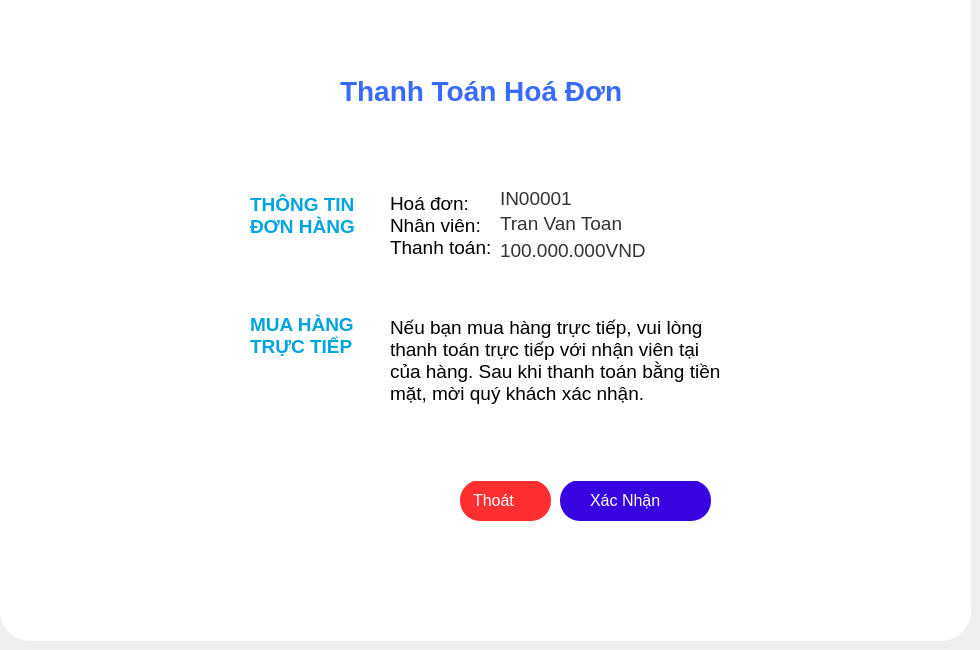
      <widget class="QWidget" name="tab_6">
       <attribute name="title">
        <string>Thanh toán trực tiếp</string>
       </attribute>
       <widget class="QLabel" name="nameLabel_5">
        <property name="geometry">
         <rect>
          <x>290</x>
          <y>90</y>
          <width>81</width>
          <height>21</height>
         </rect>
        </property>
        <property name="font">
         <font>
          <pointsize>11</pointsize>
          <fontweight>DemiBold</fontweight>
         </font>
        </property>
        <property name="styleSheet">
         <string notr="true">color: black;</string>
        </property>
        <property name="text">
         <string/>
        </property>
       </widget>
       <widget class="QWidget" name="widget_24" native="true">
        <property name="geometry">
         <rect>
          <x>0</x>
          <y>0</y>
          <width>971</width>
          <height>641</height>
         </rect>
        </property>
        <property name="styleSheet">
         <string notr="true">background-color: #fff;
border-bottom-left-radius: 30px;
border-bottom-right-radius: 30px;</string>
        </property>
        <widget class="QPushButton" name="cancelBtn_10">
         <property name="geometry">
          <rect>
           <x>460</x>
           <y>480</y>
           <width>91</width>
           <height>41</height>
          </rect>
         </property>
         <property name="font">
          <font>
           <pointsize>12</pointsize>
          </font>
         </property>
         <property name="cursor">
          <cursorShape>PointingHandCursor</cursorShape>
         </property>
         <property name="styleSheet">
          <string notr="true">border-radius: 20px;
background-color:rgb(255, 46, 49);
border:none;
padding-left: 13px;
text-align: left;

color: #fff;</string>
         </property>
         <property name="text">
          <string>Thoát</string>
         </property>
         <property name="icon">
          <iconset resource="resourse.qrc">
           <normaloff>:/new/img/img/cancel.png</normaloff>:/new/img/img/cancel.png</iconset>
         </property>
         <property name="iconSize">
          <size>
           <width>26</width>
           <height>26</height>
          </size>
         </property>
        </widget>
        <widget class="QPushButton" name="addBtn_3">
         <property name="geometry">
          <rect>
           <x>560</x>
           <y>480</y>
           <width>151</width>
           <height>41</height>
          </rect>
         </property>
         <property name="font">
          <font>
           <pointsize>12</pointsize>
          </font>
         </property>
         <property name="cursor">
          <cursorShape>PointingHandCursor</cursorShape>
         </property>
         <property name="styleSheet">
          <string notr="true">border-radius: 20px;
background-color: #f7f7f7;
border:none;
background-color: rgb(55, 3, 225);
text-align: left;
padding-left: 30px;
padding-right: 5px;
color: #fff;</string>
         </property>
         <property name="text">
          <string>Xác Nhận</string>
         </property>
         <property name="icon">
          <iconset resource="resourse.qrc">
           <normaloff>:/new/img/img/confirm.png</normaloff>:/new/img/img/confirm.png</iconset>
         </property>
         <property name="iconSize">
          <size>
           <width>23</width>
           <height>23</height>
          </size>
         </property>
        </widget>
        <widget class="QLabel" name="pricePrdAd_3">
         <property name="geometry">
          <rect>
           <x>340</x>
           <y>70</y>
           <width>301</width>
           <height>41</height>
          </rect>
         </property>
         <property name="font">
          <font>
           <pointsize>21</pointsize>
           <bold>true</bold>
          </font>
         </property>
         <property name="styleSheet">
          <string notr="true">color: #396AFF;</string>
         </property>
         <property name="text">
          <string>Thanh Toán Hoá Đơn</string>
         </property>
        </widget>
        <widget class="QWidget" name="widget_18" native="true">
         <property name="geometry">
          <rect>
           <x>250</x>
           <y>170</y>
           <width>501</width>
           <height>311</height>
          </rect>
         </property>
         <widget class="QLabel" name="label_69">
          <property name="geometry">
           <rect>
            <x>140</x>
            <y>120</y>
            <width>341</width>
            <height>141</height>
           </rect>
          </property>
          <property name="font">
           <font>
            <pointsize>14</pointsize>
            <bold>false</bold>
           </font>
          </property>
          <property name="styleSheet">
           <string notr="true">color: #000;
</string>
          </property>
          <property name="text">
           <string>Nếu bạn mua hàng trực tiếp, vui lòng thanh toán trực tiếp với nhận viên tại của hàng. Sau khi thanh toán bằng tiền mặt, mời quý khách xác nhận.</string>
          </property>
          <property name="wordWrap">
           <bool>true</bool>
          </property>
         </widget>
         <widget class="QLabel" name="label_70">
          <property name="geometry">
           <rect>
            <x>0</x>
            <y>10</y>
            <width>141</width>
            <height>71</height>
           </rect>
          </property>
          <property name="font">
           <font>
            <pointsize>14</pointsize>
            <bold>true</bold>
           </font>
          </property>
          <property name="styleSheet">
           <string notr="true">color: rgb(0, 164, 223);
</string>
          </property>
          <property name="text">
           <string>THÔNG TIN
ĐƠN HÀNG</string>
          </property>
         </widget>
         <widget class="QLabel" name="label_72">
          <property name="geometry">
           <rect>
            <x>0</x>
            <y>130</y>
            <width>141</width>
            <height>71</height>
           </rect>
          </property>
          <property name="font">
           <font>
            <pointsize>14</pointsize>
            <bold>true</bold>
           </font>
          </property>
          <property name="styleSheet">
           <string notr="true">color: rgb(0, 164, 223);
</string>
          </property>
          <property name="text">
           <string>MUA HÀNG
TRỰC TIẾP</string>
          </property>
         </widget>
         <widget class="QLabel" name="idInv">
          <property name="geometry">
           <rect>
            <x>250</x>
            <y>20</y>
            <width>111</width>
            <height>16</height>
           </rect>
          </property>
          <property name="font">
           <font>
            <pointsize>14</pointsize>
           </font>
          </property>
          <property name="styleSheet">
           <string notr="true">color:#333;</string>
          </property>
          <property name="text">
           <string>IN00001</string>
          </property>
         </widget>
         <widget class="QLabel" name="label_75">
          <property name="geometry">
           <rect>
            <x>140</x>
            <y>10</y>
            <width>101</width>
            <height>91</height>
           </rect>
          </property>
          <property name="font">
           <font>
            <pointsize>14</pointsize>
            <bold>false</bold>
           </font>
          </property>
          <property name="styleSheet">
           <string notr="true">color: #000;
</string>
          </property>
          <property name="text">
           <string>Hoá đơn: 
Nhân viên:
Thanh toán:</string>
          </property>
         </widget>
         <widget class="QLabel" name="nameStaff">
          <property name="geometry">
           <rect>
            <x>250</x>
            <y>45</y>
            <width>241</width>
            <height>16</height>
           </rect>
          </property>
          <property name="font">
           <font>
            <pointsize>14</pointsize>
           </font>
          </property>
          <property name="styleSheet">
           <string notr="true">color:#333;</string>
          </property>
          <property name="text">
           <string>Tran Van Toan</string>
          </property>
         </widget>
         <widget class="QLabel" name="money">
          <property name="geometry">
           <rect>
            <x>250</x>
            <y>70</y>
            <width>251</width>
            <height>20</height>
           </rect>
          </property>
          <property name="font">
           <font>
            <pointsize>14</pointsize>
           </font>
          </property>
          <property name="styleSheet">
           <string notr="true">color:#333;</string>
          </property>
          <property name="text">
           <string>100.000.000VND</string>
          </property>
         </widget>
        </widget>
       </widget>
      </widget>
